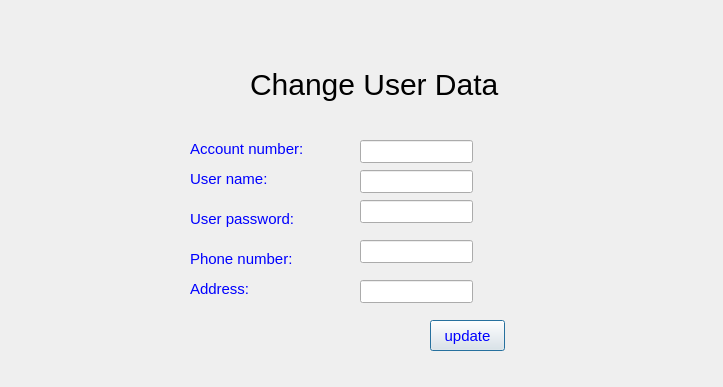
<?xml version="1.0" encoding="UTF-8"?>
<ui version="4.0">
 <class>updateBox</class>
 <widget class="QDialog" name="updateBox">
  <property name="geometry">
   <rect>
    <x>0</x>
    <y>0</y>
    <width>723</width>
    <height>387</height>
   </rect>
  </property>
  <property name="windowTitle">
   <string>Dialog</string>
  </property>
  <widget class="QLabel" name="label">
   <property name="geometry">
    <rect>
     <x>250</x>
     <y>59</y>
     <width>291</width>
     <height>51</height>
    </rect>
   </property>
   <property name="styleSheet">
    <string notr="true">QLabel{font-size:30px;}</string>
   </property>
   <property name="text">
    <string>Change User Data</string>
   </property>
  </widget>
  <widget class="QLabel" name="label_2">
   <property name="geometry">
    <rect>
     <x>190</x>
     <y>170</y>
     <width>91</width>
     <height>17</height>
    </rect>
   </property>
   <property name="styleSheet">
    <string notr="true">QLabel{font-size:15px;color:blue;}</string>
   </property>
   <property name="text">
    <string>User name:</string>
   </property>
  </widget>
  <widget class="QLabel" name="label_3">
   <property name="geometry">
    <rect>
     <x>190</x>
     <y>210</y>
     <width>111</width>
     <height>17</height>
    </rect>
   </property>
   <property name="styleSheet">
    <string notr="true">QLabel{font-size:15px;color:blue;}</string>
   </property>
   <property name="text">
    <string>User password:</string>
   </property>
  </widget>
  <widget class="QLabel" name="label_4">
   <property name="geometry">
    <rect>
     <x>190</x>
     <y>250</y>
     <width>111</width>
     <height>17</height>
    </rect>
   </property>
   <property name="styleSheet">
    <string notr="true">QLabel{font-size:15px;color:blue;}</string>
   </property>
   <property name="text">
    <string>Phone number:</string>
   </property>
  </widget>
  <widget class="QLabel" name="label_5">
   <property name="geometry">
    <rect>
     <x>190</x>
     <y>280</y>
     <width>111</width>
     <height>17</height>
    </rect>
   </property>
   <property name="styleSheet">
    <string notr="true">QLabel{font-size:15px;color:blue;}</string>
   </property>
   <property name="text">
    <string>Address:</string>
   </property>
  </widget>
  <widget class="QLineEdit" name="lineEdit">
   <property name="geometry">
    <rect>
     <x>360</x>
     <y>170</y>
     <width>113</width>
     <height>23</height>
    </rect>
   </property>
  </widget>
  <widget class="QLineEdit" name="lineEdit_2">
   <property name="geometry">
    <rect>
     <x>360</x>
     <y>200</y>
     <width>113</width>
     <height>23</height>
    </rect>
   </property>
   <property name="echoMode">
    <enum>QLineEdit::EchoMode::Password</enum>
   </property>
  </widget>
  <widget class="QLineEdit" name="lineEdit_3">
   <property name="geometry">
    <rect>
     <x>360</x>
     <y>240</y>
     <width>113</width>
     <height>23</height>
    </rect>
   </property>
  </widget>
  <widget class="QLineEdit" name="lineEdit_4">
   <property name="geometry">
    <rect>
     <x>360</x>
     <y>280</y>
     <width>113</width>
     <height>23</height>
    </rect>
   </property>
  </widget>
  <widget class="QPushButton" name="pushButton">
   <property name="geometry">
    <rect>
     <x>430</x>
     <y>320</y>
     <width>75</width>
     <height>31</height>
    </rect>
   </property>
   <property name="styleSheet">
    <string notr="true">QPushButton{font-size:15px;color:blue}</string>
   </property>
   <property name="text">
    <string>update</string>
   </property>
  </widget>
  <widget class="QLabel" name="label_6">
   <property name="geometry">
    <rect>
     <x>190</x>
     <y>140</y>
     <width>121</width>
     <height>17</height>
    </rect>
   </property>
   <property name="styleSheet">
    <string notr="true">QLabel{font-size:15px;color:blue;}</string>
   </property>
   <property name="text">
    <string>Account number:</string>
   </property>
  </widget>
  <widget class="QLineEdit" name="lineEdit_5">
   <property name="geometry">
    <rect>
     <x>360</x>
     <y>140</y>
     <width>113</width>
     <height>23</height>
    </rect>
   </property>
  </widget>
 </widget>
 <resources/>
 <connections/>
</ui>
